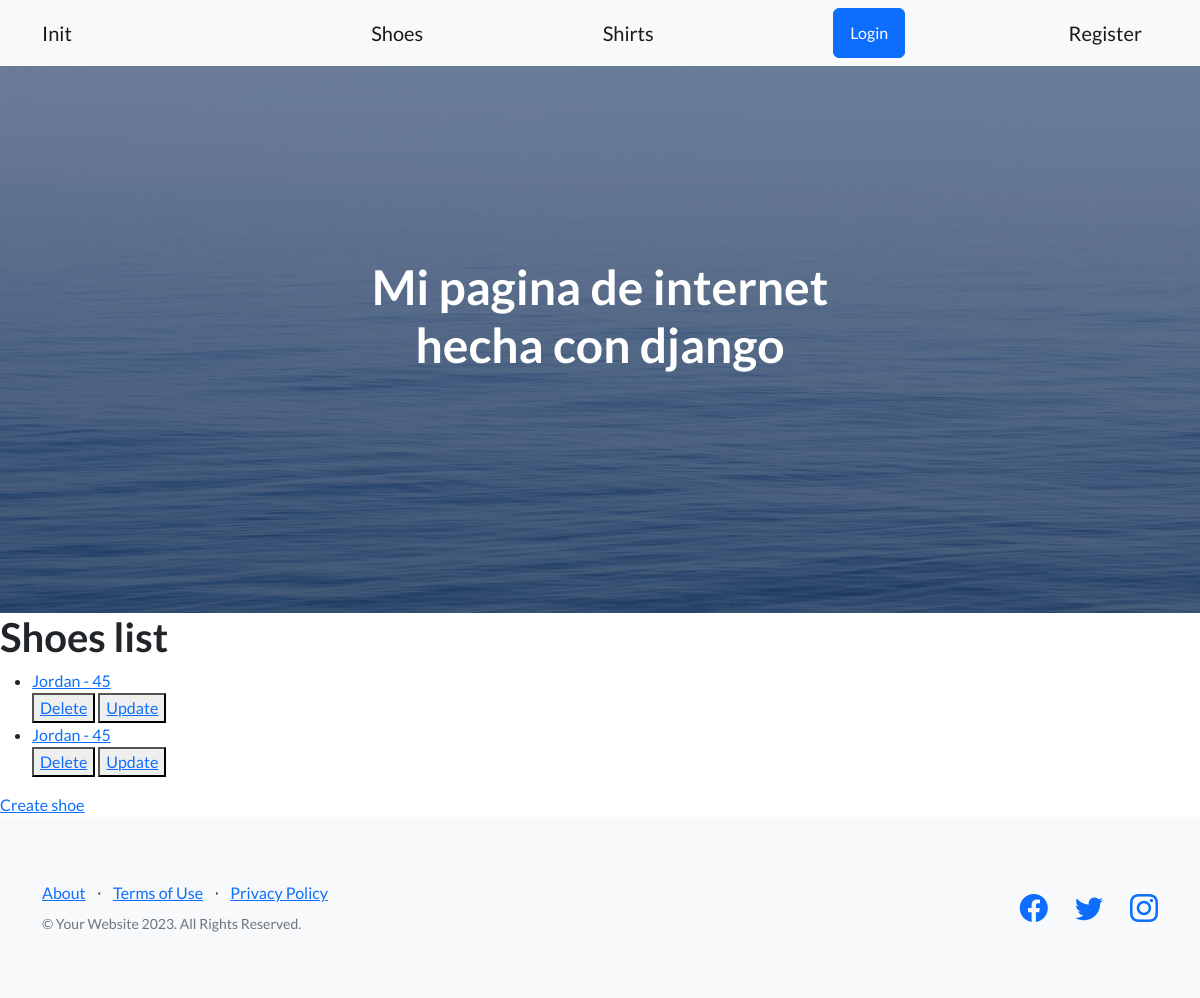
Before: /app-coder/shoes-list with the older database file.
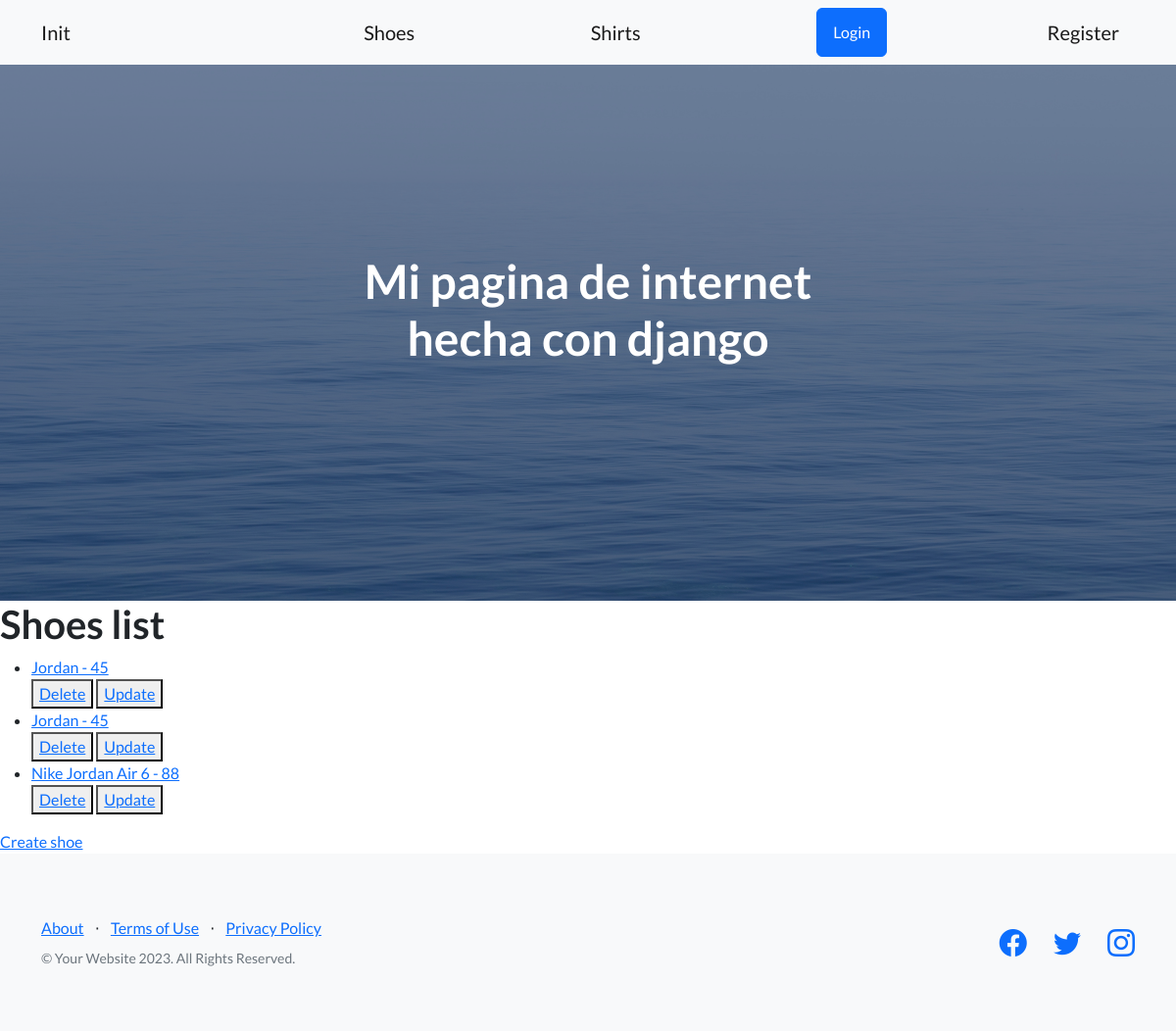
After: the same page with the newer database file.
### AppCoder/models.py (models this page shows)
class Shoe(models.Model):
  model = models.CharField(max_length=100)
  size = models.IntegerField( validators=[
            MinValueValidator(36),
            MaxValueValidator(44)
        ])
  price = models.IntegerField()
  image = models.ImageField(upload_to='shoes/', blank=True, null=True)
  def __str__(self):
    return f'{self.model} - {self.size}'
  class Meta():
    ordering = ('model','size')

### AppCoder/views.py (the view)
# urls.py: path('shoes-list', Shoes_List.as_view(), name='Shoes_List'),
class Shoes_List(ListView):
  model = Shoe
  template_name = 'shoes_list.html'
  context_object_name = 'shoes'

### AppCoder/templates/shoes_list.html
{% extends 'main.html' %} {% block changing_content %}
<h1>Shoes list</h1>
<ul>
  {% for shoe in shoes %}
  <li><a href="{% url 'Shoe_Detail' shoe.id %}">{{shoe}}</a></li>
  <div>
    <button>
      <a href="{% url 'Delete_Shoe' shoe.id %}">Delete</a>
    </button>
    <button>
      <a href="{% url 'Update_Shoe' shoe.id %}">Update</a>
    </button>
  </div>
  {% endfor %}
</ul>
<a href="{% url 'Create_Shoe' %}">Create shoe</a>
{% endblock changing_content%}

Changed rows visible on the page:
added Shoe: model+size "Nike Jordan Air 6 - 88"
